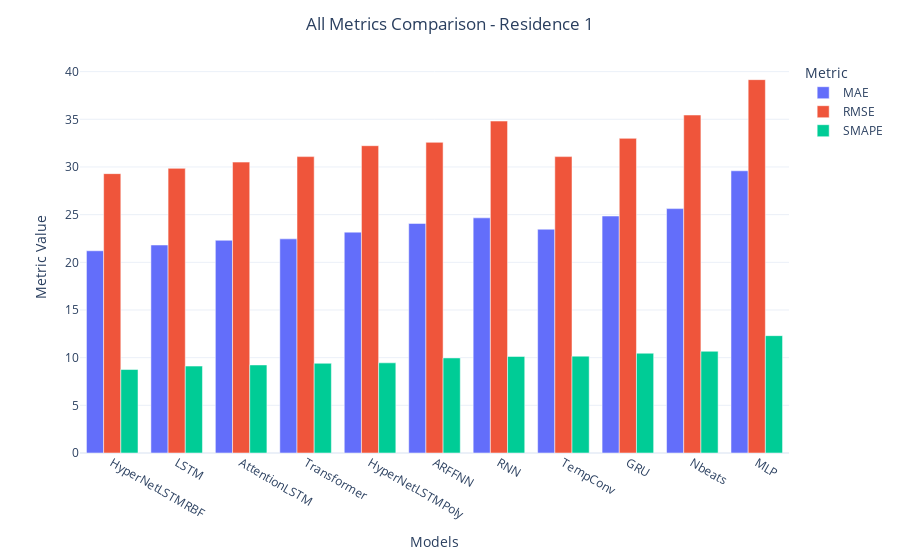
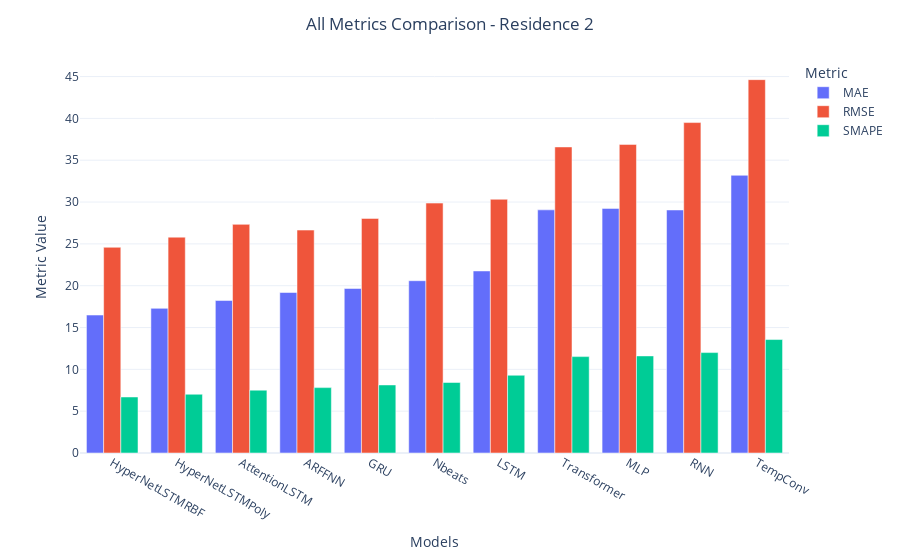
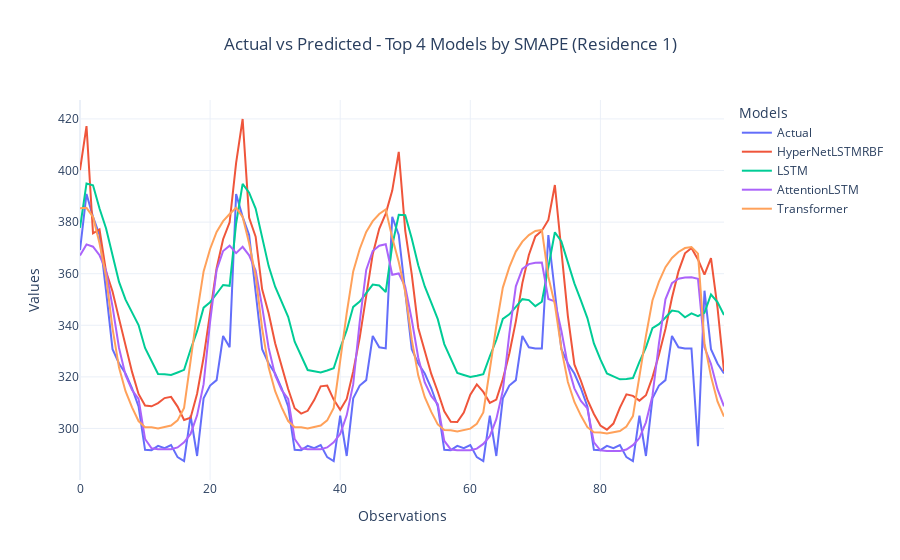
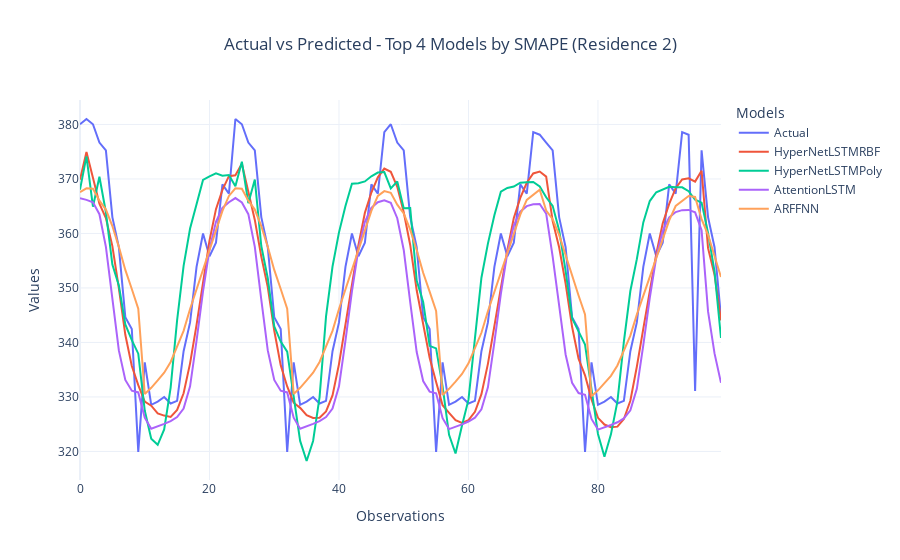

These figures' notebook cell, in order:
### Code cell
import pandas as pd
import numpy as np
from sklearn.metrics import mean_absolute_error, mean_squared_error
import matplotlib.pyplot as plt
from sklearn.metrics import mean_absolute_error, mean_squared_error
import plotly.graph_objects as go
import plotly.express as px
data1 = pd.read_csv('Residence1.csv')
data1 = data1.drop('HyperNetLSTM', axis=1)
data2 = pd.read_csv('Residence2.csv')
data2 = data2.drop('HyperNetLSTM', axis=1)


def smape(y_true, y_pred):
    denominator = (np.abs(y_true) + np.abs(y_pred)) / 2.0
    diff = np.abs(y_true - y_pred) / denominator
    diff[denominator == 0] = 0.0
    return 100 * np.mean(diff)

def calculate_metrics(data):
    y_actual = data['Actual']
    error_metrics = {}
    for model in data.columns[1:]:
        y_pred = data[model]
        mae = mean_absolute_error(y_actual, y_pred)
        rmse = np.sqrt(mean_squared_error(y_actual, y_pred))
        smape_value = smape(y_actual, y_pred)
        error_metrics[model] = {
            'MAE': mae,
            'RMSE': rmse,
            'SMAPE': smape_value
        }
    error_metrics_df = pd.DataFrame(error_metrics).transpose()
    metrix = error_metrics_df.sort_values(by='SMAPE')
    metrix.to_csv('./comparison.csv')
    return error_metrics_df.sort_values(by='SMAPE')
metrics_df1 = calculate_metrics(data1)
metrics_df1.to_csv('./comparison1.csv')
metrics_df2 = calculate_metrics(data2)
metrics_df2.to_csv('./comparison2.csv')

def plotly_top_performers_centered(data, metrics_df, title):
    top_3_models = metrics_df.index[:4]  # Top 4 models
    fig = go.Figure()

    # Adding actual values
    fig.add_trace(go.Scatter(x=data.index[:100], y=data['Actual'][:100], mode='lines', name='Actual'))

    # Adding predicted values of top 3 models
    for model in top_3_models:
        fig.add_trace(go.Scatter(x=data.index[:100], y=data[model][:100], mode='lines', name=model))

    # Update plot layout with centered title
    fig.update_layout(title=f'Actual vs Predicted - Top 4 Models by SMAPE ({title})',
                      title_x=0.5,
                      xaxis_title='Observations',
                      yaxis_title='Values',
                      legend_title='Models',
                      template='plotly_white',
                      height=400)
    fig.show()

def plotly_all_metrics_bar_chart_centered(metrics_df, title):
    # Melting the DataFrame to long format for Plotly
    long_df = metrics_df.reset_index().melt(id_vars='index', value_vars=['MAE', 'RMSE', 'SMAPE'])
    long_df.rename(columns={'index': 'Model', 'variable': 'Metric', 'value': 'Value'}, inplace=True)

    # Creating the bar chart with centered title
    fig = px.bar(long_df, x='Model', y='Value', color='Metric', barmode='group',
                 labels={'Value': 'Metric Value', 'Model': 'Models'})
    
    # Updating layout for centered title
    fig.update_layout(title=f'All Metrics Comparison - {title}', title_x=0.5, template='plotly_white', height=500)
    fig.show()
plotly_all_metrics_bar_chart_centered(metrics_df1, 'Residence 1')
plotly_all_metrics_bar_chart_centered(metrics_df2, 'Residence 2')
plotly_top_performers_centered(data1, metrics_df1, 'Residence 1')
plotly_top_performers_centered(data2, metrics_df2, 'Residence 2')

styled_df1 = metrics_df1.style.background_gradient(cmap='coolwarm', subset=['MAE', 'RMSE', 'SMAPE'])\
    .format("{:.2f}", subset=['MAE', 'RMSE', 'SMAPE'])\
    .set_caption("Error Metrics Sorted by SMAPE (Residence 1)")\
    .set_precision(2)

styled_df2 = metrics_df2.style.background_gradient(cmap='coolwarm', subset=['MAE', 'RMSE', 'SMAPE'])\
    .format("{:.2f}", subset=['MAE', 'RMSE', 'SMAPE'])\
    .set_caption("Error Metrics Sorted by SMAPE (Residence 2)")\
    .set_precision(2)

#styled_df1
styled_df2

### Figure 1 — Plotly figure (JSON) as saved in the notebook; plotly's stock layout.template omitted (floating-point values rounded to 4 significant figures)
{"data": [{"alignmentgroup": "True", "hovertemplate": "Metric=MAE<br>Models=%{x}<br>Metric Value=%{y}<extra></extra>", "legendgroup": "MAE", "marker": {"color": "#636efa", "pattern": {"shape": ""}}, "name": "MAE", "offsetgroup": "MAE", "orientation": "v", "showlegend": true, "textposition": "auto", "type": "bar", "x": ["HyperNetLSTMRBF", "LSTM", "AttentionLSTM", "Transformer", "HyperNetLSTMPoly", "ARFFNN", "RNN", "TempConv", "GRU", "Nbeats", "MLP"], "xaxis": "x", "y": [21.21, 21.82, 22.31, 22.46, 23.17, 24.08, 24.66, 23.47, 24.85, 25.63, 29.6], "yaxis": "y"}, {"alignmentgroup": "True", "hovertemplate": "Metric=RMSE<br>Models=%{x}<br>Metric Value=%{y}<extra></extra>", "legendgroup": "RMSE", "marker": {"color": "#EF553B", "pattern": {"shape": ""}}, "name": "RMSE", "offsetgroup": "RMSE", "orientation": "v", "showlegend": true, "textposition": "auto", "type": "bar", "x": ["HyperNetLSTMRBF", "LSTM", "AttentionLSTM", "Transformer", "HyperNetLSTMPoly", "ARFFNN", "RNN", "TempConv", "GRU", "Nbeats", "MLP"], "xaxis": "x", "y": [29.3, 29.85, 30.51, 31.09, 32.23, 32.58, 34.82, 31.09, 33.0, 35.45, 39.16], "yaxis": "y"}, {"alignmentgroup": "True", "hovertemplate": "Metric=SMAPE<br>Models=%{x}<br>Metric Value=%{y}<extra></extra>", "legendgroup": "SMAPE", "marker": {"color": "#00cc96", "pattern": {"shape": ""}}, "name": "SMAPE", "offsetgroup": "SMAPE", "orientation": "v", "showlegend": true, "textposition": "auto", "type": "bar", "x": ["HyperNetLSTMRBF", "LSTM", "AttentionLSTM", "Transformer", "HyperNetLSTMPoly", "ARFFNN", "RNN", "TempConv", "GRU", "Nbeats", "MLP"], "xaxis": "x", "y": [8.755, 9.116, 9.237, 9.41, 9.459, 9.973, 10.13, 10.16, 10.47, 10.67, 12.31], "yaxis": "y"}], "layout": {"autosize": true, "barmode": "group", "legend": {"title": {"text": "Metric"}, "tracegroupgap": 0}, "margin": {"t": 60}, "title": {"text": "All Metrics Comparison - Residence 1", "x": 0.5}, "xaxis": {"anchor": "y", "autorange": true, "domain": [0, 1], "range": [-0.5, 10.5], "title": {"text": "Models"}, "type": "category"}, "yaxis": {"anchor": "x", "autorange": true, "domain": [0, 1], "range": [0, 41.22], "title": {"text": "Metric Value"}, "type": "linear"}}}

### Figure 2 — Plotly figure (JSON) as saved in the notebook; plotly's stock layout.template omitted (floating-point values rounded to 4 significant figures)
{"data": [{"alignmentgroup": "True", "hovertemplate": "Metric=MAE<br>Models=%{x}<br>Metric Value=%{y}<extra></extra>", "legendgroup": "MAE", "marker": {"color": "#636efa", "pattern": {"shape": ""}}, "name": "MAE", "offsetgroup": "MAE", "orientation": "v", "showlegend": true, "textposition": "auto", "type": "bar", "x": ["HyperNetLSTMRBF", "HyperNetLSTMPoly", "AttentionLSTM", "ARFFNN", "GRU", "Nbeats", "LSTM", "Transformer", "MLP", "RNN", "TempConv"], "xaxis": "x", "y": [16.49, 17.29, 18.23, 19.19, 19.67, 20.6, 21.76, 29.06, 29.24, 29.05, 33.2], "yaxis": "y"}, {"alignmentgroup": "True", "hovertemplate": "Metric=RMSE<br>Models=%{x}<br>Metric Value=%{y}<extra></extra>", "legendgroup": "RMSE", "marker": {"color": "#EF553B", "pattern": {"shape": ""}}, "name": "RMSE", "offsetgroup": "RMSE", "orientation": "v", "showlegend": true, "textposition": "auto", "type": "bar", "x": ["HyperNetLSTMRBF", "HyperNetLSTMPoly", "AttentionLSTM", "ARFFNN", "GRU", "Nbeats", "LSTM", "Transformer", "MLP", "RNN", "TempConv"], "xaxis": "x", "y": [24.59, 25.8, 27.33, 26.65, 28.04, 29.87, 30.33, 36.59, 36.89, 39.5, 44.63], "yaxis": "y"}, {"alignmentgroup": "True", "hovertemplate": "Metric=SMAPE<br>Models=%{x}<br>Metric Value=%{y}<extra></extra>", "legendgroup": "SMAPE", "marker": {"color": "#00cc96", "pattern": {"shape": ""}}, "name": "SMAPE", "offsetgroup": "SMAPE", "orientation": "v", "showlegend": true, "textposition": "auto", "type": "bar", "x": ["HyperNetLSTMRBF", "HyperNetLSTMPoly", "AttentionLSTM", "ARFFNN", "GRU", "Nbeats", "LSTM", "Transformer", "MLP", "RNN", "TempConv"], "xaxis": "x", "y": [6.697, 7.023, 7.514, 7.817, 8.136, 8.43, 9.294, 11.52, 11.61, 12.0, 13.56], "yaxis": "y"}], "layout": {"autosize": true, "barmode": "group", "legend": {"title": {"text": "Metric"}, "tracegroupgap": 0}, "margin": {"t": 60}, "title": {"text": "All Metrics Comparison - Residence 2", "x": 0.5}, "xaxis": {"anchor": "y", "autorange": true, "domain": [0, 1], "range": [-0.5, 10.5], "title": {"text": "Models"}, "type": "category"}, "yaxis": {"anchor": "x", "autorange": true, "domain": [0, 1], "range": [0, 46.98], "title": {"text": "Metric Value"}, "type": "linear"}}}

### Figure 3 — Plotly figure (JSON) as saved in the notebook; plotly's stock layout.template omitted (floating-point values rounded to 4 significant figures)
{"data": [{"mode": "lines", "name": "Actual", "type": "scatter", "x": [0, 1, 2, 3, 4, 5, 6, 7, 8, 9, 10, 11, 12, 13, 14, 15, 16, 17, 18, 19, 20, 21, 22, 23, 24, 25, 26, 27, 28, 29, 30, 31, 32, 33, 34, 35, 36, 37, 38, 39, 40, 41, 42, 43, 44, 45, 46, 47, 48, 49, 50, 51, 52, 53, 54, 55, 56, 57, 58, 59, 60, 61, 62, 63, 64, 65, 66, 67, 68, 69, 70, 71, 72, 73, 74, 75, 76, 77, 78, 79, 80, 81, 82, 83, 84, 85, 86, 87, 88, 89, 90, 91, 92, 93, 94, 95, 96, 97, 98, 99], "y": [369.1, 390.9, 382.1, 375, 353.4, 330.8, 325.2, 321.3, 315.6, 308.6, 291.8, 291.6, 293.2, 292.4, 293.6, 288.9, 287.4, 304.9, 289.4, 311.7, 316.6, 318.8, 335.9, 331.5, 390.9, 382.1, 375, 353.4, 330.8, 325.2, 321.3, 315.6, 308.6, 291.8, 291.6, 293.2, 292.4, 293.6, 288.9, 287.4, 304.9, 289.4, 311.7, 316.6, 318.8, 335.9, 331.5, 331.1, 382.1, 375, 353.4, 330.8, 325.2, 321.3, 315.6, 308.6, 291.8, 291.6, 293.2, 292.4, 293.6, 288.9, 287.4, 304.9, 289.4, 311.7, 316.6, 318.8, 335.9, 331.5, 331.1, 331.1, 375, 353.4, 330.8, 325.2, 321.3, 315.6, 308.6, 291.8, 291.6, 293.2, 292.4, 293.6, 288.9, 287.4, 304.9, 289.4, 311.7, 316.6, 318.8, 335.9, 331.5, 331.1, 331.1, 293.1, 353.4, 330.8, 325.2, 321.3]}, {"mode": "lines", "name": "HyperNetLSTMRBF", "type": "scatter", "x": [0, 1, 2, 3, 4, 5, 6, 7, 8, 9, 10, 11, 12, 13, 14, 15, 16, 17, 18, 19, 20, 21, 22, 23, 24, 25, 26, 27, 28, 29, 30, 31, 32, 33, 34, 35, 36, 37, 38, 39, 40, 41, 42, 43, 44, 45, 46, 47, 48, 49, 50, 51, 52, 53, 54, 55, 56, 57, 58, 59, 60, 61, 62, 63, 64, 65, 66, 67, 68, 69, 70, 71, 72, 73, 74, 75, 76, 77, 78, 79, 80, 81, 82, 83, 84, 85, 86, 87, 88, 89, 90, 91, 92, 93, 94, 95, 96, 97, 98, 99], "y": [400.1, 417.2, 375.7, 377.2, 360.9, 353.1, 342.6, 331.8, 321.9, 313.4, 308.9, 308.6, 309.8, 311.8, 312.3, 308.5, 303.3, 304.2, 313.5, 327.5, 344.9, 362.1, 373.4, 379.9, 403.0, 420.0, 381.6, 374.3, 353.9, 344.6, 333.1, 324.2, 315.3, 307.9, 305.8, 306.9, 311.0, 316.3, 316.7, 311.2, 307.3, 311.5, 322.1, 335.2, 352.2, 367.6, 377.4, 383.3, 392.2, 407.2, 376.6, 359.7, 339.0, 330.5, 321.1, 314.2, 306.7, 302.6, 302.5, 306.2, 313.1, 317.1, 314.2, 309.9, 311.2, 319.0, 329.1, 341.5, 356.3, 367.2, 374.5, 376.7, 380.9, 394.4, 369.0, 343.6, 324.9, 318.5, 311.2, 305.6, 301.1, 299.5, 301.9, 308.1, 313.2, 312.6, 310.8, 312.9, 319.8, 328.6, 338.5, 350.7, 360.9, 367.9, 370.0, 365.6, 359.7, 366.0, 346.9, 322.2]}, {"mode": "lines", "name": "LSTM", "type": "scatter", "x": [0, 1, 2, 3, 4, 5, 6, 7, 8, 9, 10, 11, 12, 13, 14, 15, 16, 17, 18, 19, 20, 21, 22, 23, 24, 25, 26, 27, 28, 29, 30, 31, 32, 33, 34, 35, 36, 37, 38, 39, 40, 41, 42, 43, 44, 45, 46, 47, 48, 49, 50, 51, 52, 53, 54, 55, 56, 57, 58, 59, 60, 61, 62, 63, 64, 65, 66, 67, 68, 69, 70, 71, 72, 73, 74, 75, 76, 77, 78, 79, 80, 81, 82, 83, 84, 85, 86, 87, 88, 89, 90, 91, 92, 93, 94, 95, 96, 97, 98, 99], "y": [377.8, 395.0, 394.3, 385.3, 377.6, 366.7, 356.8, 349.9, 345.2, 340.1, 331.2, 325.9, 321.2, 321.0, 320.7, 321.7, 322.7, 330.6, 337.7, 346.8, 349.0, 352.2, 355.6, 355.3, 379.5, 394.8, 391.4, 385.2, 373.9, 362.9, 355.0, 349.2, 343.3, 333.6, 327.8, 322.7, 322.2, 321.7, 322.5, 323.3, 331.1, 338.1, 347.2, 349.2, 352.4, 355.8, 355.4, 352.9, 370.9, 382.8, 382.7, 373.6, 363.2, 355.0, 348.8, 342.4, 332.7, 326.8, 321.6, 320.7, 320.0, 320.5, 321.1, 328.0, 334.3, 342.5, 344.2, 347.1, 350.1, 349.8, 347.4, 349.1, 362.2, 376.1, 372.5, 364.1, 356.3, 349.7, 342.8, 333.0, 326.8, 321.3, 320.2, 319.1, 319.2, 319.5, 325.8, 331.5, 338.9, 340.4, 343.0, 345.7, 345.3, 343.1, 344.6, 343.6, 344.9, 351.9, 349.0, 344.0]}, {"mode": "lines", "name": "AttentionLSTM", "type": "scatter", "x": [0, 1, 2, 3, 4, 5, 6, 7, 8, 9, 10, 11, 12, 13, 14, 15, 16, 17, 18, 19, 20, 21, 22, 23, 24, 25, 26, 27, 28, 29, 30, 31, 32, 33, 34, 35, 36, 37, 38, 39, 40, 41, 42, 43, 44, 45, 46, 47, 48, 49, 50, 51, 52, 53, 54, 55, 56, 57, 58, 59, 60, 61, 62, 63, 64, 65, 66, 67, 68, 69, 70, 71, 72, 73, 74, 75, 76, 77, 78, 79, 80, 81, 82, 83, 84, 85, 86, 87, 88, 89, 90, 91, 92, 93, 94, 95, 96, 97, 98, 99], "y": [367.0, 371.4, 370.5, 367.1, 361.3, 347.3, 331.2, 320.7, 314.9, 311.5, 295.9, 292.3, 291.9, 291.8, 291.9, 292.7, 294.6, 297.9, 305.1, 317.2, 341.3, 361.5, 368.8, 370.9, 368.0, 370.4, 367.1, 361.3, 347.3, 331.2, 320.7, 314.9, 311.5, 295.9, 292.3, 291.9, 291.8, 291.9, 292.7, 294.6, 297.9, 305.1, 317.2, 341.3, 361.5, 368.8, 370.9, 371.4, 359.6, 360.1, 354.9, 342.1, 327.4, 317.8, 312.5, 309.4, 295.2, 291.9, 291.5, 291.4, 291.6, 292.2, 294.0, 297.0, 303.6, 314.6, 336.7, 355.1, 361.8, 363.7, 364.3, 364.3, 350.2, 349.3, 337.9, 324.4, 315.6, 310.7, 307.8, 294.6, 291.5, 291.2, 291.1, 291.2, 291.8, 293.5, 296.3, 302.4, 312.6, 333.0, 350.1, 356.3, 358.0, 358.5, 358.6, 358.0, 331.5, 325.0, 315.2, 308.6]}, {"mode": "lines", "name": "Transformer", "type": "scatter", "x": [0, 1, 2, 3, 4, 5, 6, 7, 8, 9, 10, 11, 12, 13, 14, 15, 16, 17, 18, 19, 20, 21, 22, 23, 24, 25, 26, 27, 28, 29, 30, 31, 32, 33, 34, 35, 36, 37, 38, 39, 40, 41, 42, 43, 44, 45, 46, 47, 48, 49, 50, 51, 52, 53, 54, 55, 56, 57, 58, 59, 60, 61, 62, 63, 64, 65, 66, 67, 68, 69, 70, 71, 72, 73, 74, 75, 76, 77, 78, 79, 80, 81, 82, 83, 84, 85, 86, 87, 88, 89, 90, 91, 92, 93, 94, 95, 96, 97, 98, 99], "y": [385.4, 385.5, 382.1, 371.8, 359.0, 338.8, 323.6, 314.4, 308.2, 302.9, 300.5, 300.4, 300.0, 300.6, 301.1, 303.1, 308.0, 326.2, 344.7, 360.9, 369.6, 376.2, 380.4, 383.1, 385.5, 382.1, 371.8, 359.0, 338.8, 323.6, 314.4, 308.2, 302.9, 300.5, 300.4, 300.0, 300.6, 301.1, 303.1, 308.0, 326.2, 344.7, 360.9, 369.6, 376.2, 380.4, 383.1, 384.9, 374.0, 364.6, 352.9, 334.4, 320.5, 312.1, 306.4, 301.6, 299.4, 299.3, 298.9, 299.5, 300.0, 301.8, 306.2, 322.9, 339.8, 354.6, 362.6, 368.6, 372.4, 374.9, 376.6, 377.0, 358.8, 348.0, 330.9, 318.0, 310.3, 305.0, 300.5, 298.5, 298.4, 298.0, 298.6, 299.0, 300.7, 304.8, 320.2, 335.9, 349.6, 357.0, 362.5, 366.1, 368.4, 369.9, 370.3, 367.8, 333.1, 320.2, 310.5, 304.6]}], "layout": {"autosize": true, "legend": {"title": {"text": "Models"}}, "title": {"text": "Actual vs Predicted - Top 4 Models by SMAPE (Residence 1)", "x": 0.5}, "xaxis": {"autorange": true, "range": [0, 99], "title": {"text": "Observations"}, "type": "linear"}, "yaxis": {"autorange": true, "range": [280.0, 427.3], "title": {"text": "Values"}, "type": "linear"}}}

### Figure 4 — Plotly figure (JSON) as saved in the notebook; plotly's stock layout.template omitted (floating-point values rounded to 4 significant figures)
{"data": [{"mode": "lines", "name": "Actual", "type": "scatter", "x": [0, 1, 2, 3, 4, 5, 6, 7, 8, 9, 10, 11, 12, 13, 14, 15, 16, 17, 18, 19, 20, 21, 22, 23, 24, 25, 26, 27, 28, 29, 30, 31, 32, 33, 34, 35, 36, 37, 38, 39, 40, 41, 42, 43, 44, 45, 46, 47, 48, 49, 50, 51, 52, 53, 54, 55, 56, 57, 58, 59, 60, 61, 62, 63, 64, 65, 66, 67, 68, 69, 70, 71, 72, 73, 74, 75, 76, 77, 78, 79, 80, 81, 82, 83, 84, 85, 86, 87, 88, 89, 90, 91, 92, 93, 94, 95, 96, 97, 98, 99], "y": [380.0, 381, 380.0, 376.7, 375.2, 363, 357.5, 344.6, 342.5, 319.9, 336.4, 328.6, 329.2, 330, 328.8, 329.3, 338.4, 343.7, 353.9, 360, 355.8, 358.3, 369, 367.3, 381, 380.0, 376.7, 375.2, 363, 357.5, 344.6, 342.5, 319.9, 336.4, 328.6, 329.2, 330, 328.8, 329.3, 338.4, 343.7, 353.9, 360, 355.8, 358.3, 369, 367.3, 378.6, 380.0, 376.7, 375.2, 363, 357.5, 344.6, 342.5, 319.9, 336.4, 328.6, 329.2, 330, 328.8, 329.3, 338.4, 343.7, 353.9, 360, 355.8, 358.3, 369, 367.3, 378.6, 378.1, 376.7, 375.2, 363, 357.5, 344.6, 342.5, 319.9, 336.4, 328.6, 329.2, 330, 328.8, 329.3, 338.4, 343.7, 353.9, 360, 355.8, 358.3, 369, 367.3, 378.6, 378.1, 331.1, 375.2, 363, 357.5, 344.6]}, {"mode": "lines", "name": "HyperNetLSTMRBF", "type": "scatter", "x": [0, 1, 2, 3, 4, 5, 6, 7, 8, 9, 10, 11, 12, 13, 14, 15, 16, 17, 18, 19, 20, 21, 22, 23, 24, 25, 26, 27, 28, 29, 30, 31, 32, 33, 34, 35, 36, 37, 38, 39, 40, 41, 42, 43, 44, 45, 46, 47, 48, 49, 50, 51, 52, 53, 54, 55, 56, 57, 58, 59, 60, 61, 62, 63, 64, 65, 66, 67, 68, 69, 70, 71, 72, 73, 74, 75, 76, 77, 78, 79, 80, 81, 82, 83, 84, 85, 86, 87, 88, 89, 90, 91, 92, 93, 94, 95, 96, 97, 98, 99], "y": [369.9, 375.0, 370.2, 365.4, 362.8, 357.7, 350.0, 341.4, 335.7, 332.2, 329.1, 328.4, 327.0, 326.6, 326.3, 327.6, 330.7, 336.2, 343.2, 350.9, 358.7, 364.5, 368.0, 370.5, 370.7, 372.8, 367.8, 362.5, 355.8, 350.2, 342.2, 335.8, 331.9, 328.9, 328.0, 326.7, 326.2, 326.2, 327.3, 330.3, 336.0, 343.0, 350.3, 357.8, 363.8, 367.5, 370.3, 371.9, 371.3, 368.6, 363.9, 357.9, 349.6, 343.6, 337.2, 332.7, 328.5, 327.1, 325.7, 325.2, 325.7, 327.3, 330.5, 336.1, 342.8, 349.7, 356.9, 362.8, 366.5, 369.3, 371.0, 371.4, 370.4, 362.3, 357.5, 350.8, 342.9, 337.0, 334.0, 329.6, 326.2, 324.9, 324.4, 324.6, 326.0, 329.3, 335.5, 342.5, 349.3, 356.2, 361.9, 365.4, 368.3, 369.9, 370.1, 369.5, 371.5, 357.3, 352.4, 344.0]}, {"mode": "lines", "name": "HyperNetLSTMPoly", "type": "scatter", "x": [0, 1, 2, 3, 4, 5, 6, 7, 8, 9, 10, 11, 12, 13, 14, 15, 16, 17, 18, 19, 20, 21, 22, 23, 24, 25, 26, 27, 28, 29, 30, 31, 32, 33, 34, 35, 36, 37, 38, 39, 40, 41, 42, 43, 44, 45, 46, 47, 48, 49, 50, 51, 52, 53, 54, 55, 56, 57, 58, 59, 60, 61, 62, 63, 64, 65, 66, 67, 68, 69, 70, 71, 72, 73, 74, 75, 76, 77, 78, 79, 80, 81, 82, 83, 84, 85, 86, 87, 88, 89, 90, 91, 92, 93, 94, 95, 96, 97, 98, 99], "y": [368.0, 374.1, 364.9, 370.4, 363.9, 354.3, 350.4, 343.3, 340.4, 337.9, 327.5, 322.3, 321.2, 324.0, 331.7, 344.1, 354.1, 360.9, 365.4, 369.8, 370.5, 371.0, 370.6, 370.7, 368.7, 373.2, 365.5, 369.9, 357.7, 351.8, 343.0, 340.2, 338.3, 329.6, 321.9, 318.2, 321.9, 330.0, 344.8, 353.9, 360.2, 365.0, 369.1, 369.2, 369.5, 370.5, 371.2, 371.3, 368.3, 369.5, 364.6, 364.7, 351.3, 347.4, 339.4, 338.9, 332.0, 323.1, 319.6, 324.8, 329.5, 340.8, 351.9, 358.1, 363.3, 367.7, 368.3, 368.6, 369.3, 369.4, 369.4, 368.6, 366.6, 365.1, 360.6, 353.1, 344.5, 342.0, 339.6, 331.4, 323.2, 319.0, 323.1, 329.1, 340.2, 349.4, 355.3, 362.0, 365.9, 367.6, 368.0, 368.6, 368.5, 368.5, 367.7, 366.2, 365.7, 360.1, 353.0, 340.8]}, {"mode": "lines", "name": "AttentionLSTM", "type": "scatter", "x": [0, 1, 2, 3, 4, 5, 6, 7, 8, 9, 10, 11, 12, 13, 14, 15, 16, 17, 18, 19, 20, 21, 22, 23, 24, 25, 26, 27, 28, 29, 30, 31, 32, 33, 34, 35, 36, 37, 38, 39, 40, 41, 42, 43, 44, 45, 46, 47, 48, 49, 50, 51, 52, 53, 54, 55, 56, 57, 58, 59, 60, 61, 62, 63, 64, 65, 66, 67, 68, 69, 70, 71, 72, 73, 74, 75, 76, 77, 78, 79, 80, 81, 82, 83, 84, 85, 86, 87, 88, 89, 90, 91, 92, 93, 94, 95, 96, 97, 98, 99], "y": [366.5, 366.2, 365.7, 363.5, 357.6, 347.8, 338.5, 333.1, 331.2, 330.8, 326.2, 324.2, 324.6, 325.1, 325.6, 326.3, 327.9, 332.0, 340.3, 349.4, 357.1, 362.1, 364.7, 365.7, 366.5, 365.7, 363.5, 357.6, 347.8, 338.5, 333.1, 331.2, 330.8, 326.2, 324.2, 324.6, 325.1, 325.6, 326.3, 327.9, 332.0, 340.3, 349.4, 357.1, 362.1, 364.7, 365.7, 366.1, 365.6, 362.8, 357.0, 347.4, 338.2, 332.9, 331.0, 330.7, 326.1, 324.1, 324.5, 325.0, 325.5, 326.2, 327.7, 331.8, 340.0, 348.9, 356.5, 361.5, 364.0, 365.0, 365.4, 365.4, 363.6, 355.8, 346.8, 337.8, 332.6, 330.7, 330.4, 326.0, 324.0, 324.4, 324.9, 325.4, 326.1, 327.5, 331.5, 339.5, 348.2, 355.6, 360.5, 362.9, 363.9, 364.3, 364.3, 363.9, 360.6, 345.7, 338.0, 332.6]}, {"mode": "lines", "name": "ARFFNN", "type": "scatter", "x": [0, 1, 2, 3, 4, 5, 6, 7, 8, 9, 10, 11, 12, 13, 14, 15, 16, 17, 18, 19, 20, 21, 22, 23, 24, 25, 26, 27, 28, 29, 30, 31, 32, 33, 34, 35, 36, 37, 38, 39, 40, 41, 42, 43, 44, 45, 46, 47, 48, 49, 50, 51, 52, 53, 54, 55, 56, 57, 58, 59, 60, 61, 62, 63, 64, 65, 66, 67, 68, 69, 70, 71, 72, 73, 74, 75, 76, 77, 78, 79, 80, 81, 82, 83, 84, 85, 86, 87, 88, 89, 90, 91, 92, 93, 94, 95, 96, 97, 98, 99], "y": [367.6, 368.3, 368.2, 366.0, 364.4, 361.4, 357.5, 353.3, 349.8, 346.2, 330.5, 331.7, 333.0, 334.4, 336.4, 339.2, 342.1, 346.1, 349.7, 353.3, 356.9, 360.6, 364.1, 366.9, 368.3, 368.2, 366.0, 364.4, 361.4, 357.5, 353.3, 349.8, 346.2, 330.5, 331.7, 333.0, 334.4, 336.4, 339.2, 342.1, 346.1, 349.7, 353.3, 356.9, 360.6, 364.1, 366.9, 367.8, 367.4, 365.3, 363.7, 360.7, 357.0, 352.8, 349.3, 345.8, 330.4, 331.5, 332.8, 334.2, 336.2, 338.9, 341.8, 345.7, 349.2, 352.7, 356.3, 360.0, 363.4, 366.1, 367.0, 368.0, 364.2, 362.6, 359.7, 356.1, 352.0, 348.6, 345.2, 330.1, 331.2, 332.5, 333.9, 335.8, 338.4, 341.3, 345.1, 348.5, 351.9, 355.4, 359.0, 362.4, 365.0, 365.9, 366.9, 366.7, 362.6, 359.7, 356.1, 352.0]}], "layout": {"autosize": true, "legend": {"title": {"text": "Models"}}, "title": {"text": "Actual vs Predicted - Top 4 Models by SMAPE (Residence 2)", "x": 0.5}, "xaxis": {"autorange": true, "range": [0, 99], "title": {"text": "Observations"}, "type": "linear"}, "yaxis": {"autorange": true, "range": [314.8, 384.5], "title": {"text": "Values"}, "type": "linear"}}}
